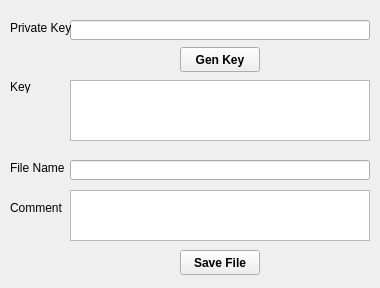
<?xml version="1.0" encoding="UTF-8"?>
<ui version="4.0">
 <class>MainWindow</class>
 <widget class="QMainWindow" name="MainWindow">
  <property name="geometry">
   <rect>
    <x>0</x>
    <y>0</y>
    <width>380</width>
    <height>288</height>
   </rect>
  </property>
  <property name="sizePolicy">
   <sizepolicy hsizetype="Fixed" vsizetype="Fixed">
    <horstretch>0</horstretch>
    <verstretch>0</verstretch>
   </sizepolicy>
  </property>
  <property name="minimumSize">
   <size>
    <width>380</width>
    <height>288</height>
   </size>
  </property>
  <property name="maximumSize">
   <size>
    <width>380</width>
    <height>288</height>
   </size>
  </property>
  <property name="windowTitle">
   <string>Authorization Generator</string>
  </property>
  <widget class="QWidget" name="centralWidget">
   <widget class="QLineEdit" name="lineEdit">
    <property name="geometry">
     <rect>
      <x>70</x>
      <y>20</y>
      <width>300</width>
      <height>20</height>
     </rect>
    </property>
   </widget>
   <widget class="QPlainTextEdit" name="plainTextEdit">
    <property name="geometry">
     <rect>
      <x>70</x>
      <y>80</y>
      <width>300</width>
      <height>61</height>
     </rect>
    </property>
   </widget>
   <widget class="QPushButton" name="genKeyButton">
    <property name="geometry">
     <rect>
      <x>180</x>
      <y>47</y>
      <width>80</width>
      <height>25</height>
     </rect>
    </property>
    <property name="font">
     <font>
      <weight>75</weight>
      <bold>true</bold>
     </font>
    </property>
    <property name="text">
     <string>Gen Key</string>
    </property>
   </widget>
   <widget class="QLabel" name="label">
    <property name="geometry">
     <rect>
      <x>10</x>
      <y>20</y>
      <width>91</width>
      <height>16</height>
     </rect>
    </property>
    <property name="text">
     <string>Private Key</string>
    </property>
   </widget>
   <widget class="QLabel" name="label_2">
    <property name="geometry">
     <rect>
      <x>10</x>
      <y>80</y>
      <width>46</width>
      <height>13</height>
     </rect>
    </property>
    <property name="text">
     <string>Key</string>
    </property>
   </widget>
   <widget class="QLabel" name="label_3">
    <property name="geometry">
     <rect>
      <x>10</x>
      <y>160</y>
      <width>61</width>
      <height>16</height>
     </rect>
    </property>
    <property name="text">
     <string>File Name</string>
    </property>
   </widget>
   <widget class="QLabel" name="label_4">
    <property name="geometry">
     <rect>
      <x>10</x>
      <y>200</y>
      <width>81</width>
      <height>16</height>
     </rect>
    </property>
    <property name="text">
     <string>Comment</string>
    </property>
   </widget>
   <widget class="QLineEdit" name="editFileName">
    <property name="geometry">
     <rect>
      <x>70</x>
      <y>160</y>
      <width>300</width>
      <height>20</height>
     </rect>
    </property>
   </widget>
   <widget class="QPlainTextEdit" name="editComment">
    <property name="geometry">
     <rect>
      <x>70</x>
      <y>190</y>
      <width>300</width>
      <height>51</height>
     </rect>
    </property>
   </widget>
   <widget class="QPushButton" name="saveButton">
    <property name="geometry">
     <rect>
      <x>180</x>
      <y>250</y>
      <width>80</width>
      <height>25</height>
     </rect>
    </property>
    <property name="font">
     <font>
      <weight>75</weight>
      <bold>true</bold>
     </font>
    </property>
    <property name="text">
     <string>Save File</string>
    </property>
   </widget>
  </widget>
 </widget>
 <layoutdefault spacing="6" margin="11"/>
 <resources/>
 <connections>
  <connection>
   <sender>genKeyButton</sender>
   <signal>clicked()</signal>
   <receiver>MainWindow</receiver>
   <slot>keyButton()</slot>
   <hints>
    <hint type="sourcelabel">
     <x>239</x>
     <y>71</y>
    </hint>
    <hint type="destinationlabel">
     <x>224</x>
     <y>212</y>
    </hint>
   </hints>
  </connection>
  <connection>
   <sender>saveButton</sender>
   <signal>clicked()</signal>
   <receiver>MainWindow</receiver>
   <slot>saveButton()</slot>
   <hints>
    <hint type="sourcelabel">
     <x>249</x>
     <y>268</y>
    </hint>
    <hint type="destinationlabel">
     <x>281</x>
     <y>268</y>
    </hint>
   </hints>
  </connection>
 </connections>
 <slots>
  <slot>keyButton()</slot>
  <slot>saveButton()</slot>
 </slots>
</ui>
